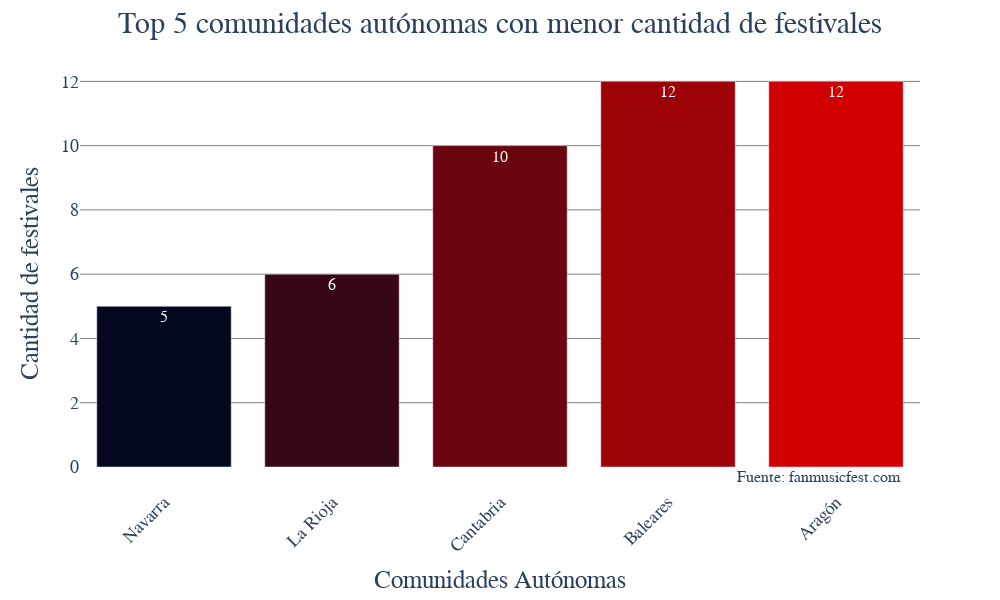

The notebook cell this image was saved under:
### Markdown cell above
Grafico los resultados

### Code cell
import plotly.express as px

palette = ["#660000","#990033","#5F021F","#8C001A","#FF9000"]
palette_10 = ["#03071e","#370617","#6a040f","#9d0208","#d00000","#dc2f02","#e85d04","#f48c06","#faa307","#ffba08"]
values = gb_comunidades_tail["total_festivales"]

fig = px.bar(gb_comunidades_tail.head(5),
            x='comunidad_autonoma',
            y='total_festivales')

fig.update_traces(
                    marker_color=np.tile(palette_10, len(gb_comunidades["comunidad_autonoma"])),
                    text=values,
                    textposition='auto',
                    textfont=dict(size=16))


fig.update_xaxes(
                tickangle=-45,
                tickfont=dict(size=18))

fig.update_yaxes(
                tickfont=dict(size=18),
                gridcolor='gray')


fig.update_layout(
                    width=1000,
                    height=600,
                    title_text="Top 5 comunidades autónomas con menor cantidad de festivales",
                    title_font=dict(size=30),
                    title_x=0.5, title_y=0.98,
                    plot_bgcolor='rgba(0,0,0,0)',
                    paper_bgcolor='rgba(0,0,0,0)',
                    yaxis_title='Cantidad de festivales',
                    xaxis_title='Comunidades Autónomas',
                    yaxis_title_font=dict(size=25),
                    xaxis_title_font=dict(size=25),
                    font=dict(family='Century Gothic'),                           
                    showlegend=False)
                    
fig.add_annotation(x=4.4, y=0, xanchor='right', yanchor='top',
                    text='Fuente: fanmusicfest.com',
                    font=dict(family='Century Gothic', size=16),
                    showarrow=False)  

fig.write_image(r'graficos\grafico_barras_comunidades_cola.png')
fig.show()

### Figure 1 — Plotly figure (JSON) as saved in the notebook; plotly's stock layout.template omitted (floating-point values rounded to 4 significant figures; data arrays with more than 128 entries replaced by an {"elided": "..."} marker saying what was removed)
{"data": [{"alignmentgroup": "True", "hovertemplate": "comunidad_autonoma=%{x}<br>total_festivales=%{y}<extra></extra>", "legendgroup": "", "marker": {"color": {"elided": "170 str values"}, "pattern": {"shape": ""}}, "name": "", "offsetgroup": "", "orientation": "v", "showlegend": false, "text": [5, 6, 10, 12, 12, 13, 13, 15, 16, 18, 20, 26, 37, 40, 44, 48, 79], "textfont": {"size": 16}, "textposition": "auto", "type": "bar", "x": ["Navarra", "La Rioja", "Cantabria", "Baleares", "Aragón"], "xaxis": "x", "y": [5, 6, 10, 12, 12], "yaxis": "y"}], "layout": {"annotations": [{"font": {"family": "Century Gothic", "size": 16}, "showarrow": false, "text": "Fuente: fanmusicfest.com", "x": 4.4, "xanchor": "right", "y": 0, "yanchor": "top"}], "barmode": "relative", "font": {"family": "Century Gothic"}, "height": 600, "legend": {"tracegroupgap": 0}, "margin": {"t": 60}, "paper_bgcolor": "rgba(0,0,0,0)", "plot_bgcolor": "rgba(0,0,0,0)", "showlegend": false, "title": {"font": {"size": 30}, "text": "Top 5 comunidades autónomas con menor cantidad de festivales", "x": 0.5, "y": 0.98}, "width": 1000, "xaxis": {"anchor": "y", "domain": [0, 1], "tickangle": -45, "tickfont": {"size": 18}, "title": {"font": {"size": 25}, "text": "Comunidades Autónomas"}}, "yaxis": {"anchor": "x", "domain": [0, 1], "gridcolor": "gray", "tickfont": {"size": 18}, "title": {"font": {"size": 25}, "text": "Cantidad de festivales"}}}}
